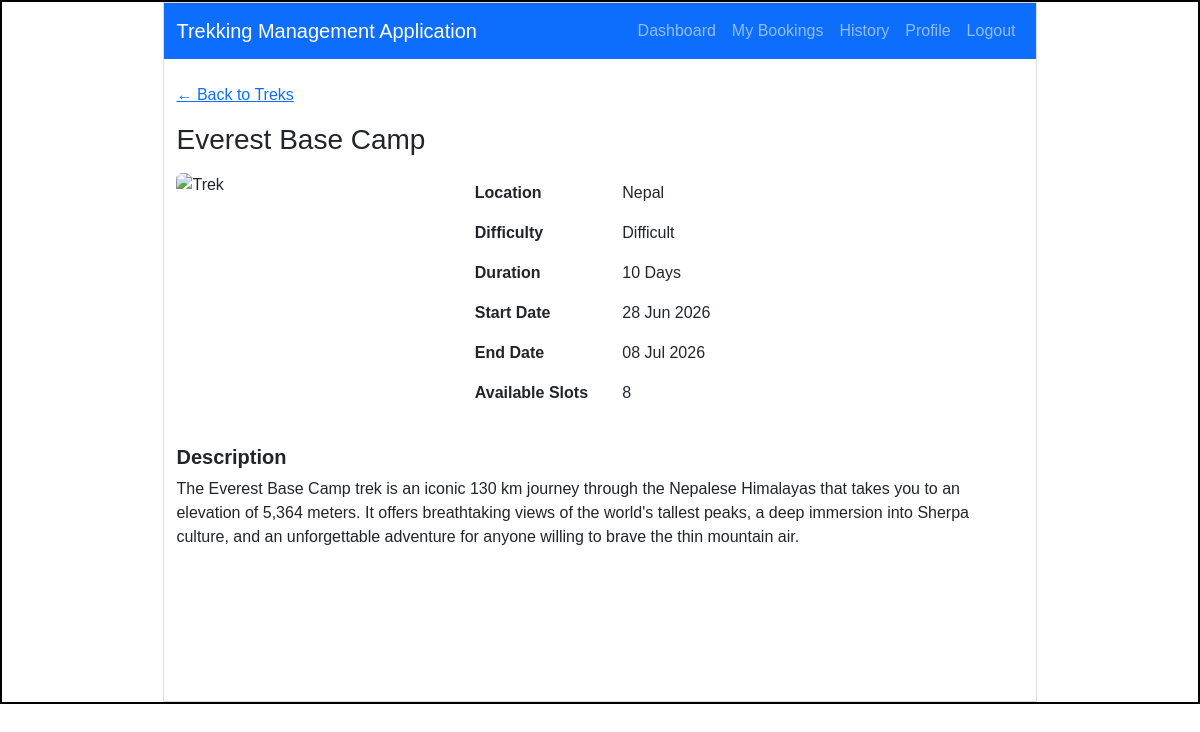
Screenshot of /trekker/trek/details/1/4 (signed in) with the database file from the repository.
### models.py (models this page shows)
class Trek(db.Model):
    __tablename__ = "trek"
    id = db.Column(db.Integer  , primary_key = True)
    trek_name = db.Column(db.String() , nullable = False)
    location = db.Column(db.String(100),nullable=False)
    difficulty = db.Column(db.String(20),nullable=False)
    duration = db.Column(db.Integer,nullable=False)
    available_slots = db.Column(db.Integer,nullable=False)
    trek_status = db.Column(db.String(20),nullable=False,default = "Pending")
    start_date = db.Column(db.Date,nullable=False)
    end_date = db.Column(db.Date,nullable=False)
    description = db.Column(db.Text)
    staff_id = db.Column(db.Integer,db.ForeignKey("staff_profile.id"), nullable = True)
    bookings = db.relationship("Booking",backref = "trek",lazy=True) # One Trek -> Many Bookings

### app.py (the view)
@app.route("/trekker/trek/details/<int:trek_id>/<int:user_id>")
@role_required("trekker")
@login_required
def trekker_trek_details(trek_id, user_id):
    trek = Trek.query.get_or_404(trek_id)
    booking = Booking.query.filter_by(trek_id=trek_id, user_id=user_id).first()
    return render_template("trekker_booking_details.html", trek=trek, booking=booking, user_id=user_id)

### app.py (called while the page is built)
def login_required(f):
    @wraps(f)
    def wrapper(*args, **kwargs):
        if 'user_id' not in session:
            flash("Please log in to continue.", "warning")
            return redirect(url_for("login"))
        if 'user_id' in kwargs and kwargs['user_id'] != session['user_id']:
            flash("You don't have access to that page.", "warning")
            return _redirect_to_own_area()
        return f(*args, **kwargs)
    return wrapper

def role_required(*roles):
    def decorator(f):
        @wraps(f)
        def wrapper(*args, **kwargs):
            if 'user_id' not in session:
                flash("Please log in to continue.", "warning")
                return redirect(url_for("login"))
            if session.get('role') not in roles:
                flash("You don't have access to that page.", "warning")
                return _redirect_to_own_area()
            return f(*args, **kwargs)
        return wrapper
    return decorator

### templates/trekker_booking_details.html (shortened to what this page needs)
<!DOCTYPE html>
<html lang="en">
<head>
    <link rel="stylesheet" href="{{ url_for('static', filename='style.css') }}">
    <link href="https://cdn.jsdelivr.net/npm/bootstrap@5.0.2/dist/css/bootstrap.min.css" rel="stylesheet">
</head>
<body>
    <div id="main">
        <div id="canvas">
            <nav class="navbar navbar-expand-lg navbar-dark bg-primary">
                <div class="container-fluid">
                    <a class="navbar-brand" href="/trekker/dashboard/{{ user_id }}">Trekking Management Application</a>
                    <div class="navbar-nav ms-auto">
                        <a class="nav-link" href="/trekker/dashboard/{{ user_id }}">Dashboard</a>
                        <a class="nav-link" href="/trekker/bookings/{{ user_id }}">My Bookings</a>
                        <a class="nav-link" href="/trekker/history/{{ user_id }}">History</a>
                        <a class="nav-link" href="/trekker/profile/{{ user_id }}">Profile</a>
                        <a class="nav-link" href="/logout">Logout</a>
                    </div>
                </div>
            </nav>
            <div class="container mt-4">
                <a href="/trekker/dashboard/{{ user_id }}" class="d-inline-block mb-3">&larr; Back to Treks</a>
                <h3 class="mb-3">{{ trek.trek_name }}</h3>
                <div class="row">
                    <div class="col-md-4">
                        <img src="https://images.unsplash.com/photo-1464822759023-fed622ff2c3b?auto=format&fit=crop&w=800&q=80" alt="Trek" style="width: 100%; height: 250px; object-fit: cover; border-radius: 6px;">
                    </div>
                    <div class="col-md-4">
                        <table class="table table-borderless">
                            <tr><th>Location</th><td>{{ trek.location }}</td></tr>
                            <tr><th>Difficulty</th><td>{{ trek.difficulty }}</td></tr>
                            <tr><th>Duration</th><td>{{ trek.duration }} Days</td></tr>
                            <tr><th>Start Date</th><td>{{ trek.start_date.strftime('%d %b %Y') }}</td></tr>
                            <tr><th>End Date</th><td>{{ trek.end_date.strftime('%d %b %Y') }}</td></tr>
                            <tr><th>Available Slots</th><td>{{ trek.available_slots }}</td></tr>
                        </table>
                    </div>
                </div>
                <h5 class="mt-3"><b>Description</b></h5>
                <p>{{ trek.description }}</p>
            </div>
        </div>
    </div>
</body>
</html>

### static/style.css (style rules this page uses)
* { margin:0px; font-family: Arial, Helvetica, sans-serif; }
#main { border:2px solid black; margin-top: 0px; }
#canvas { border:1px solid #dcdcdc; width:73%; height:700px; margin:auto; }
table { max-height: 20px; overflow-y: auto; }

### rows the page displays
Trek: trek_name "Everest Base Camp", location "Nepal", difficulty "Difficult", duration "10", start_date "28 Jun 2026", end_date "08 Jul 2026", available_slots "8", description "The Everest Base Camp trek is an iconic 130 km journey through the Nepalese Himalayas that takes you to an elevation of 5,364 meters. It offers breathtaking views of the world's tallest peaks, a deep immersion into Sherpa culture, and an unforgettable adventure for anyone willing to brave the thin mountain air."
